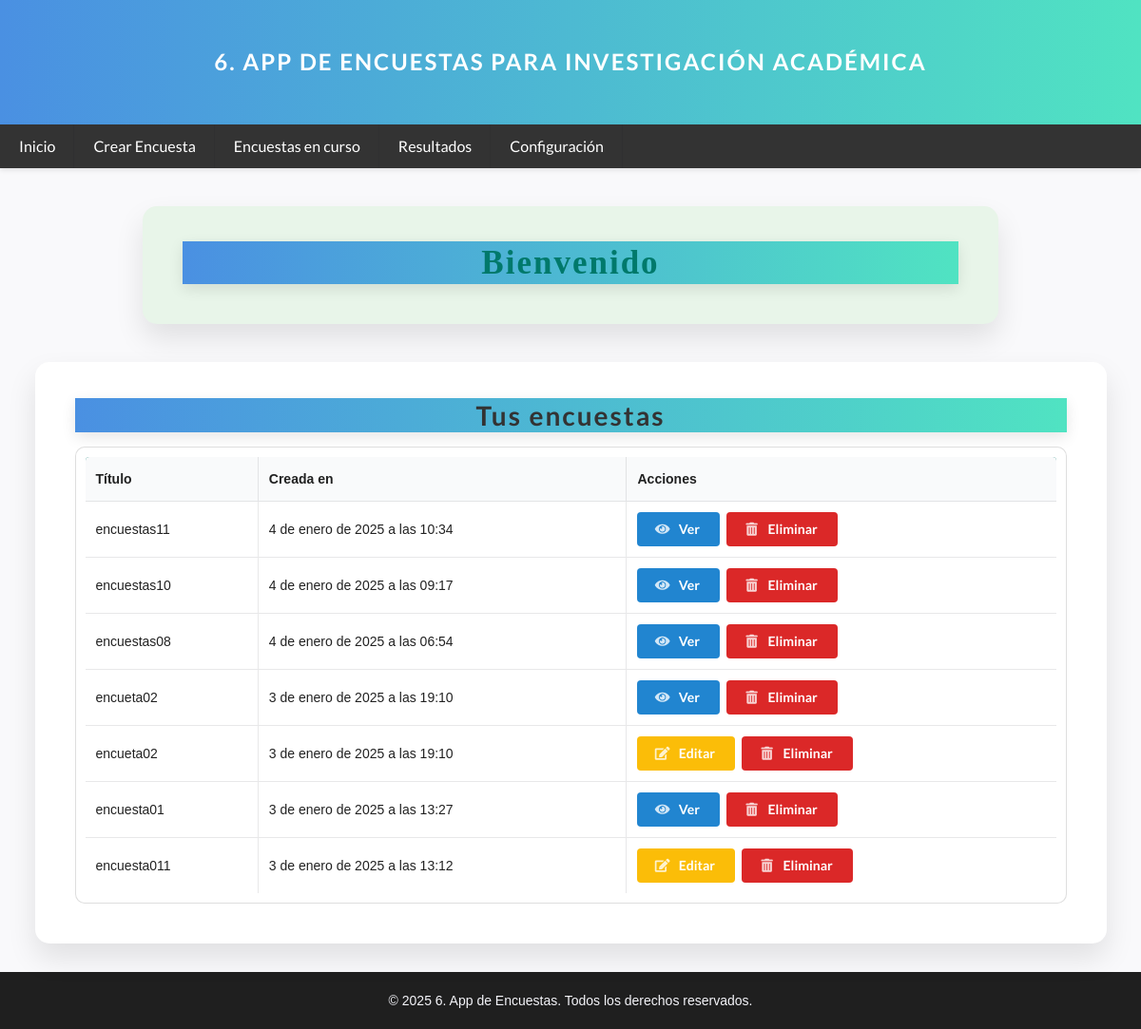
The page / on the database its author committed.
### Aplicaciones/Encuestas/models.py (models this page shows)
class Encuesta(models.Model):
    titulo = models.CharField(max_length=64)
    esta_activa = models.BooleanField(default=False)
    creada_en = models.DateTimeField(default=timezone.now)

### Aplicaciones/Encuestas/views.py (the view)
# urls.py: path("", views.encuesta_list, name="encuesta-lista"),  # Página de lista de encuestas
def encuesta_list(request):
    encuestas = Encuesta.objects.all().order_by("-creada_en")  # Sin filtro de "esta_activa"
    encuesta = encuestas.first()  # O la lógica que necesites para obtener una encuesta específica
    return render(request, "encuesta/lista.html", {"encuestas": encuestas, "encuesta": encuesta})

### Aplicaciones/Encuestas/templates/encuesta/lista.html (shortened to what this page needs)
{% extends "_base.html" %}
{% block content %}
<div class="ui center aligned basic very padded segment" style="background-color: #E8F5E9; border-radius: 15px; box-shadow: 0px 15px 30px rgba(0, 0, 0, 0.1); max-width: 900px; margin: 40px auto;">
    <h1 class="ui header" style="font-size: 2.5em; font-family: 'Merriweather', serif; color: #00796b; font-weight: bold;">
        Bienvenido {{ request.user.username }}
    </h1>
</div>
<div class="ui center aligned basic very padded segment" style="background-color: #ffffff; border-radius: 15px; box-shadow: 0px 15px 30px rgba(0, 0, 0, 0.1); margin-top: 20px;">
    {% if encuestas %}
    <h2 class="ui header" style="font-size: 2em; color: #333; font-weight: 600;">Tus encuestas</h2>
    <table class="ui celled table" style="width: 100%; table-layout: auto; padding: 10px; background-color: #ffffff; border-radius: 10px;">
        <thead>
            <tr style="background-color: #00796b; color: white;">
                <th>Título</th>
                <th>Creada en</th>
                <th>Acciones</th>
            </tr>
        </thead>
        <tbody>
            {% for encuesta in encuestas %}
            <tr class="table-row">
                <td>{{ encuesta.titulo }}</td>
                <td>{{ encuesta.creada_en }}</td>
                <td>
                    {% if encuesta.esta_activa %}
                    <a href="{% url 'encuesta-detalle' encuesta.pk %}">
                        <button class="ui blue button"><i class="eye icon"></i> Ver</button>
                    </a>
                    {% else %}
                    <a href="{% url 'encuesta-editar' encuesta.pk %}">
                        <button class="ui yellow button"><i class="edit icon"></i> Editar</button>
                    </a>
                    {% endif %}
                    <form method="post" action="{% url 'encuesta-eliminar' encuesta.pk %}" style="display: inline-block;">
                        <button class="ui red button"><i class="trash alternate icon"></i> Eliminar</button>
                    </form>
                </td>
            </tr>
            {% endfor %}
        </tbody>
    </table>
    {% else %}
    <h2 class="ui header" style="font-size: 2em; color: #333; font-weight: 600;">Tus encuestas</h2>
    <div class="sub header" style="font-size: 1.4em; color: #757575;">Aún no tienes encuestas, intenta crear una primero.</div>
    {% endif %}
</div>
{% endblock %}

### Aplicaciones/Encuestas/templates/_base.html (shortened to what this page needs)
<!DOCTYPE html>
<html lang="es">
<head>
    <link rel="stylesheet" href="https://cdnjs.cloudflare.com/ajax/libs/semantic-ui/2.4.1/semantic.min.css">
</head>
<body>
    <div class="header">
        <h2>6. App de Encuestas para Investigación Académica</h2>
    </div>
    <div class="ui menu">
        <a href="{% url 'encuesta-lista' %}" class="item">Inicio</a>
        <a href="{% url 'encuesta-crear' %}" class="item">Crear Encuesta</a>
        <a href="{% url 'encuesta-en-curso' %}" class="item">Encuestas en curso</a>
        <a href="{% url 'resultados' %}" class="item">Resultados</a>
        <a href="{% url 'configuracion' %}" class="item">Configuración</a>
    </div>
    <div class="ui container">
        {% block content %}{% endblock %}
    </div>
    <div class="footer">
        <p>&copy; 2025 6. App de Encuestas. Todos los derechos reservados.</p>
    </div>
</body>
</html>

### Aplicaciones/Encuestas/templates/_base.html (style rules this page uses)
body { background-color: #f9f9fb; font-family: 'Arial', sans-serif; margin: 0; padding: 0; }
.header { background: linear-gradient(to right, #4A90E2, #50E3C2); color: white; font-family: 'Georgia', serif; font-size: 3em; text-align: center; padding: 50px 20px; text-transform: uppercase; letter-spacing: 2px; box-shadow: 0px 5px 15px rgba(0, 0, 0, 0.1); margin-bottom: 0; }
.ui.menu { background-color: #333; border-radius: 0; border: none; box-shadow: 0 2px 5px rgba(0, 0, 0, 0.1); margin-top: 0; }
.ui.menu .item { color: white; font-size: 16px; padding: 15px 20px; }
.ui.container { margin-top: 30px; }
.ui.segment { border-radius: 12px; box-shadow: 0 4px 15px rgba(0, 0, 0, 0.05); background-color: #ffffff; padding: 20px; margin-bottom: 30px; }
.ui.header { font-size: 2em; color: #333; font-weight: 600; margin-bottom: 15px; }
.footer { background-color: #1f1f1f; text-align: center; padding: 20px; margin-top: 30px; color: white; }
.footer p { font-size: 14px; color: #f4f4f9; }
.ui.header { animation: fadeIn 2s ease-in-out; }

### rows shown on the page
Encuesta: titulo "encuestas11", creada_en "4 de enero de 2025 a las 10:34", esta_activa True (drawn)
Encuesta: titulo "encuestas10", creada_en "4 de enero de 2025 a las 09:17", esta_activa True (drawn)
Encuesta: titulo "encuestas08", creada_en "4 de enero de 2025 a las 06:54", esta_activa True (drawn)
Encuesta: titulo "encueta02", creada_en "3 de enero de 2025 a las 19:10", esta_activa True (drawn)
Encuesta: titulo "encueta02", creada_en "3 de enero de 2025 a las 19:10", esta_activa False (drawn)
Encuesta: titulo "encuesta01", creada_en "3 de enero de 2025 a las 13:27", esta_activa True (drawn)
Encuesta: titulo "encuesta011", creada_en "3 de enero de 2025 a las 13:12", esta_activa False (drawn)
